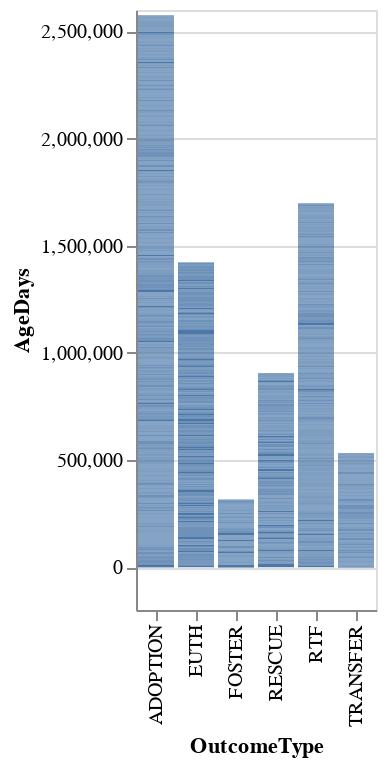

Source (notebook cell):
### Code cell
from turtle import title


for index_val in df.filter(pl.col("OutcomeType").is_not_null()).select(pl.col("OutcomeType").unique()).to_series().to_list():
    subset = df.filter(pl.col("OutcomeType") == index_val)
    subset.plot.bar(
        alt.X("AgeDays", bin=alt.Bin(step=1), scale=alt.Scale(domain=[0, 150])),
        y='count()',
    ).properties(title=f"AgeDays for OutcomeType = {index_val}", height=50, width = 1000).show()

### Figure 1 — Vega specification as saved in the notebook (floating-point values rounded to 4 significant figures; data arrays with more than 128 entries replaced by an {"elided": "..."} marker saying what was removed)
{"$schema": "https://vega.github.io/schema/vega/v6.json", "data": [{"name": "param_1e9efca18e7a2868_store"}, {"name": "source_0", "values": {"elided": "22501 records"}}, {"name": "source_0_x_domain_OutcomeType", "values": [{"OutcomeType": "EUTH"}, {"OutcomeType": "RTF"}, {"OutcomeType": "ADOPTION"}, {"OutcomeType": "FOSTER"}, {"OutcomeType": "RESCUE"}, {"OutcomeType": "TRANSFER"}]}], "signals": [{"name": "x_step", "value": 20}, {"name": "width", "update": "bandspace(domain('x').length, 0.1, 0.05) * x_step"}, {"name": "unit", "value": {}, "on": [{"events": "pointermove", "update": "isTuple(group()) ? group() : unit"}]}, {"name": "param_1e9efca18e7a2868", "update": "vlSelectionResolve(\"param_1e9efca18e7a2868_store\", \"union\")"}, {"name": "param_1e9efca18e7a2868_OutcomeType", "on": [{"events": [{"source": "view", "type": "dblclick"}], "update": "null"}, {"events": {"signal": "param_1e9efca18e7a2868_translate_delta"}, "update": "panLinear(param_1e9efca18e7a2868_translate_anchor.extent_x, -param_1e9efca18e7a2868_translate_delta.x / width)"}, {"events": {"signal": "param_1e9efca18e7a2868_zoom_delta"}, "update": "zoomLinear(domain(\"x\"), param_1e9efca18e7a2868_zoom_anchor.x, param_1e9efca18e7a2868_zoom_delta)"}]}, {"name": "param_1e9efca18e7a2868_AgeDays", "on": [{"events": [{"source": "view", "type": "dblclick"}], "update": "null"}, {"events": {"signal": "param_1e9efca18e7a2868_translate_delta"}, "update": "panLinear(param_1e9efca18e7a2868_translate_anchor.extent_y, param_1e9efca18e7a2868_translate_delta.y / height)"}, {"events": {"signal": "param_1e9efca18e7a2868_zoom_delta"}, "update": "zoomLinear(domain(\"y\"), param_1e9efca18e7a2868_zoom_anchor.y, param_1e9efca18e7a2868_zoom_delta)"}]}, {"name": "param_1e9efca18e7a2868_tuple", "on": [{"events": [{"signal": "param_1e9efca18e7a2868_OutcomeType || param_1e9efca18e7a2868_AgeDays"}], "update": "param_1e9efca18e7a2868_OutcomeType && param_1e9efca18e7a2868_AgeDays ? {unit: \"\", fields: param_1e9efca18e7a2868_tuple_fields, values: [param_1e9efca18e7a2868_OutcomeType,param_1e9efca18e7a2868_AgeDays]} : null"}]}, {"name": "param_1e9efca18e7a2868_tuple_fields", "value": [{"field": "OutcomeType", "channel": "x", "type": "E"}, {"field": "AgeDays", "channel": "y", "type": "R"}]}, {"name": "param_1e9efca18e7a2868_translate_anchor", "value": {}, "on": [{"events": [{"source": "scope", "type": "pointerdown"}], "update": "{x: x(unit), y: y(unit), extent_x: domain(\"x\"), extent_y: domain(\"y\")}"}]}, {"name": "param_1e9efca18e7a2868_translate_delta", "value": {}, "on": [{"events": [{"source": "window", "between": [{"source": "scope", "type": "pointerdown"}, {"source": "window", "type": "pointerup"}], "consume": true, "type": "pointermove"}], "update": "{x: param_1e9efca18e7a2868_translate_anchor.x - x(unit), y: param_1e9efca18e7a2868_translate_anchor.y - y(unit)}"}]}, {"name": "param_1e9efca18e7a2868_zoom_anchor", "on": [{"events": [{"source": "scope", "type": "wheel", "consume": true}], "update": "{x: invert(\"x\", x(unit)), y: invert(\"y\", y(unit))}"}]}, {"name": "param_1e9efca18e7a2868_zoom_delta", "on": [{"events": [{"source": "scope", "type": "wheel", "consume": true}], "update": "pow(1.001, event.deltaY * pow(16, event.deltaMode))", "force": true}]}, {"name": "param_1e9efca18e7a2868_modify", "on": [{"events": {"signal": "param_1e9efca18e7a2868_tuple"}, "update": "modify(\"param_1e9efca18e7a2868_store\", param_1e9efca18e7a2868_tuple, true)"}]}], "marks": [{"type": "rect", "name": "marks", "from": {"data": "source_0"}, "encode": {"update": {"x": {"field": "OutcomeType", "scale": "x"}, "width": {"signal": "max(0.25, bandwidth('x'))"}, "fill": {"value": "#4c78a8"}, "y": {"field": "AgeDays_end", "scale": "y"}, "tooltip": {"signal": "{\"OutcomeType\": isValid(datum[\"OutcomeType\"]) ? datum[\"OutcomeType\"] : \"\"+datum[\"OutcomeType\"], \"AgeDays\": format(datum[\"AgeDays\"], \"\")}"}, "y2": {"field": "AgeDays_start", "scale": "y"}}}, "style": ["bar"], "clip": true, "interactive": true}], "scales": [{"name": "x", "type": "band", "domain": {"data": "source_0_x_domain_OutcomeType", "field": "OutcomeType", "sort": true}, "range": {"step": {"signal": "x_step"}}, "paddingInner": 0.1, "paddingOuter": 0.05}, {"name": "y", "type": "linear", "domain": {"data": "source_0", "fields": ["AgeDays_start", "AgeDays_end"]}, "range": [{"signal": "height"}, 0], "nice": true, "zero": true, "domainRaw": {"signal": "param_1e9efca18e7a2868[\"AgeDays\"]"}}], "axes": [{"scale": "y", "maxExtent": 0, "minExtent": 0, "gridScale": "x", "ticks": false, "zindex": 0, "orient": "left", "domain": false, "grid": true, "tickCount": {"signal": "ceil(height/40)"}, "labels": false, "aria": false}, {"scale": "x", "grid": false, "title": "OutcomeType", "orient": "bottom", "labelAngle": 270, "zindex": 0, "labelBaseline": "middle", "labelAlign": "right"}, {"scale": "y", "zindex": 0, "grid": false, "title": "AgeDays", "labelOverlap": true, "tickCount": {"signal": "ceil(height/40)"}, "orient": "left"}], "padding": 5, "style": "cell", "background": "white", "height": 300}
